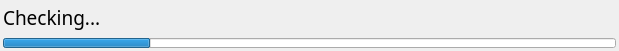
<?xml version="1.0" encoding="UTF-8"?>
<ui version="4.0">
 <class>TKProtectClass</class>
 <widget class="QMainWindow" name="TKProtectClass">
  <property name="geometry">
   <rect>
    <x>0</x>
    <y>0</y>
    <width>619</width>
    <height>51</height>
   </rect>
  </property>
  <property name="windowTitle">
   <string>Protected Software</string>
  </property>
  <property name="windowIcon">
   <iconset resource="tkprotect.qrc">
    <normaloff>:/res/icon/icon.png</normaloff>:/res/icon/icon.png</iconset>
  </property>
  <widget class="QWidget" name="centralWidget">
   <layout class="QGridLayout" name="gridLayout">
    <property name="leftMargin">
     <number>3</number>
    </property>
    <property name="topMargin">
     <number>3</number>
    </property>
    <property name="rightMargin">
     <number>3</number>
    </property>
    <property name="bottomMargin">
     <number>3</number>
    </property>
    <property name="horizontalSpacing">
     <number>0</number>
    </property>
    <item row="0" column="0">
     <widget class="QLabel" name="label">
      <property name="font">
       <font>
        <family>Impact</family>
        <pointsize>14</pointsize>
       </font>
      </property>
      <property name="text">
       <string>Checking...</string>
      </property>
     </widget>
    </item>
    <item row="1" column="0">
     <widget class="QProgressBar" name="progressBar">
      <property name="minimumSize">
       <size>
        <width>0</width>
        <height>10</height>
       </size>
      </property>
      <property name="maximumSize">
       <size>
        <width>16777215</width>
        <height>10</height>
       </size>
      </property>
      <property name="value">
       <number>24</number>
      </property>
      <property name="alignment">
       <set>Qt::AlignCenter</set>
      </property>
      <property name="textVisible">
       <bool>false</bool>
      </property>
     </widget>
    </item>
   </layout>
  </widget>
 </widget>
 <layoutdefault spacing="6" margin="11"/>
 <resources>
  <include location="tkprotect.qrc"/>
 </resources>
 <connections/>
</ui>
